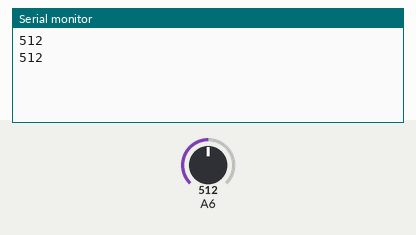
Bench run of a sketch on a simulated Arduino Nano, built with avr-gcc and run on an emulated ATmega328P. On the bench: the last lines printed to the serial monitor. Inputs (shaded band) come from the test bench; at power-on: A6 = 512.

Above: at 1.8 s.
1.9 s: A6 set to 716
At 2.8 s:
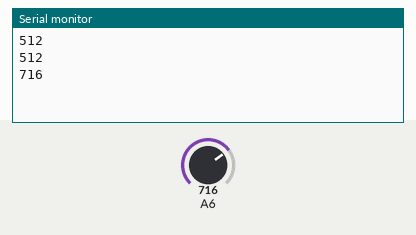
3.4 s: A6 set to 900
At 4.4 s:
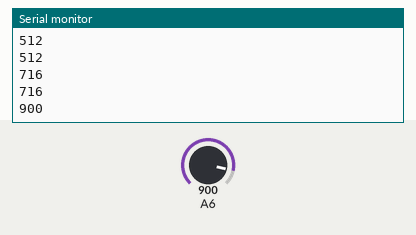
Timing chart, 0 to 6.4 s (numbered marks = the images above; inputs shaded):
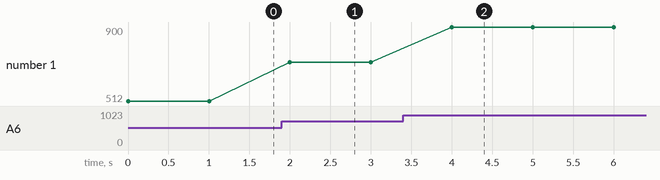

Measured:
- after the input at 1.9 s, the serial monitor: prints a new line after 0.10 s (image 1)
- after the input at 3.4 s, the serial monitor: prints a new line after 0.60 s (image 2)
- plotted number 1: 512 → 716 after the input at 1.9 s, 716 → 900 after the input at 3.4 s

The sketch:

moistureSensor.ino
```cpp
 void setup() {
 Serial.begin(9600);
}

void loop() {
  int sensorValue = analogRead(A6);
  Serial.println(sensorValue);
  delay(1000);
}
```
